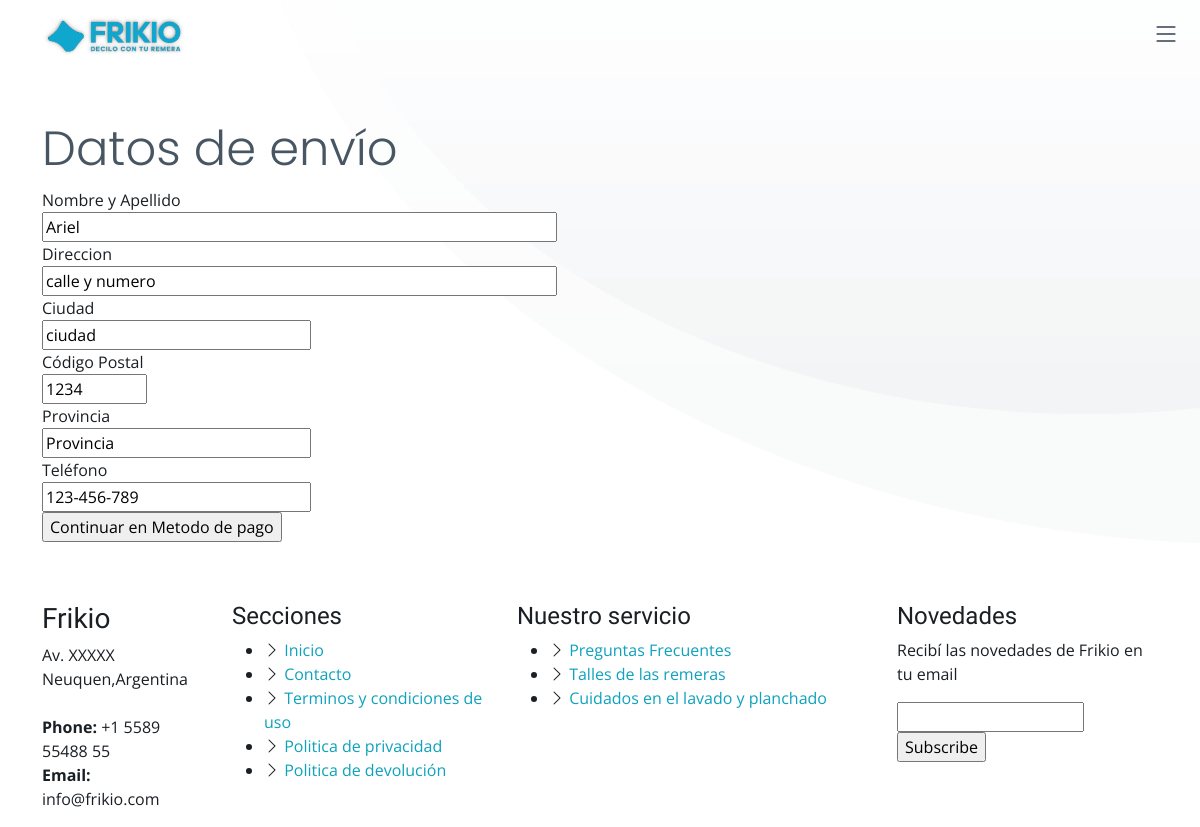
Page /domicilio_envio (signed in) on the committed database.
### app/models.py (models this page shows, shortened)
class Domicilios(db.Model):
    __tablename__ = 'domicilios'
    domicilio_id: Mapped[int] = mapped_column(Integer, primary_key=True, autoincrement=True)
    domicilio_user_id: Mapped[int] = mapped_column(Integer, ForeignKey('users.id'), nullable=False)
    nombre: Mapped[str] = mapped_column(Text, nullable=False)
    direccion: Mapped[str] = mapped_column(Text, nullable=False)
    ciudad: Mapped[str] = mapped_column(Text, nullable=False)
    cp: Mapped[str] = mapped_column(Text, nullable=False)
    provincia: Mapped[str] = mapped_column(Text, nullable=False)
    telefono: Mapped[str] = mapped_column(Text, nullable=False)

### app/routes.py (the view, shortened to what this page needs)
@app.route('/domicilio_envio', methods=['GET', 'POST'])
def domicilio_envio():
    form = DomicilioForm()
    domicilio = Domicilios.query.filter_by(domicilio_user_id=current_user.id).first()  # Busca el domicilio del usuario actual
    if domicilio:
        form.nombre.data = domicilio.nombre
        form.direccion.data = domicilio.direccion
        form.ciudad.data = domicilio.ciudad
        form.cp.data = domicilio.cp
        form.provincia.data = domicilio.provincia
        form.telefono.data = domicilio.telefono
    domicilio = Domicilios.query.filter_by(domicilio_user_id=current_user.id).first()
    return render_template('domicilio_form.html', form=form)

### app/forms.py
class DomicilioForm(FlaskForm):
    nombre = StringField('Nombre y Apellido', validators=[DataRequired(), Length(max=64)])
    direccion = StringField('Direccion', validators=[DataRequired(), Length(max=64)])
    ciudad = StringField('Ciudad', validators=[DataRequired(), Length(max=64)])
    cp = StringField('Código Postal', validators=[DataRequired(), Length(max=32)])
    provincia = StringField('Provincia', validators=[DataRequired(), Length(max=64)])
    telefono = StringField('Teléfono', validators=[DataRequired(), Length(max=32)])
    submit = SubmitField('Continuar en Metodo de pago')

### app/__init__.py (called while the page is built)
@login_manager.user_loader
def load_user(id):
   return Users.query.get(int(id))

### app/templates/domicilio_form.html (shortened to what this page needs)
{% extends 'base.html' %}
{% block content %}
<section class="hero-animated d-flex align-items-center" id="hero-animated">
  <div class="container">
    <div class="row">
      <div class="col-md-12">
        <h2>Datos de envío</h2>
      </div>
    </div>
    <div class="row">
      <form method="POST" action="">
        <div class="col-md-12">{{ form.nombre.label }}</div>
        <div class="col-md-12">{{ form.nombre(size=60) }}</div>
        <div class="col-md-12">{{ form.direccion.label }}</div>
        <div class="col-md-12">{{ form.direccion(size=60) }}</div>
        <div class="col-md-12">{{ form.ciudad.label }}</div>
        <div class="col-md-12">{{ form.ciudad(size=30) }}</div>
        <div class="col-md-12">{{ form.cp.label }}</div>
        <div class="col-md-12">{{ form.cp(size=10) }}</div>
        <div class="col-md-12">{{ form.provincia.label }}</div>
        <div class="col-md-12">{{ form.provincia(size=30) }}</div>
        <div class="col-md-12">{{ form.telefono.label }}</div>
        <div class="col-md-12">{{ form.telefono(size=30) }}</div>
        <div class="col-md-12">{{ form.submit() }}</div>
      </form>
    </div>
  </div>
</section>
{% endblock %}

### app/static/css/variables.css (style rules this page uses)
:root { --font-default: 'Open Sans', system-ui, -apple-system, "Segoe UI", Roboto, "Helvetica Neue", Arial, "Noto Sans", "Liberation Sans", sans-serif, "Apple Color Emoji", "Segoe UI Emoji", "Segoe UI Symbol", "Noto Color Emoji"; --font-primary: 'Source Sans Pro', sans-serif; --font-secondary: 'Poppins', sans-serif; --color-default: #1a1f24; --color-default-rgb: 26, 31, 36; --color-links: #0ea2bd; --color-links-hover: #1ec3e0; --color-primary: #0ea2bd; --color-primary-light: #1ec3e0; --color-primary-dark: #0189a1; --color-primary-rgb: 14, 162, 189; --color-primary-light-rgb: 30, 195, 224; --color-primary-dark-rgb: 1, 137, 161; --color-secondary: #485664; --color-secondary-light: #8f9fae; --color-secondary-dark: #3a4753; --color-secondary-rgb: 72, 86, 100; --color-secondary-light-rgb: 143, 159, 174; --color-secondary-dark-rgb: 58, 71, 83; --color-blue: #0d6efd; --color-blue-rgb: 13, 110, 253; --color-indigo: #6610f2; --color-indigo-rgb: 102, 16, 242; --color-purple: #6f42c1; --color-purple-rgb: 111, 66, 193; --color-pink: #f3268c; --color-pink-rgb: 243, 38, 140; --color-red: #df1529; --color-red-rgb: 223, 21, 4; --color-orange: #fd7e14; --color-orange-rgb: 253, 126, 20; --color-yellow: #ffc107; --color-yellow-rgb: 255, 193, 7; --color-green: #059652; --color-green-rgb: 5, 150, 82; --color-teal: #20c997; --color-teal-rgb: 32, 201, 151; --color-cyan: #0dcaf0; --color-cyan-rgb: 13, 202, 240; --color-white: #ffffff; --color-white-rgb: 255, 255, 255; --color-gray: #6c757d; --color-gray-rgb: 108, 117, 125; --color-black: #000000; --color-black-rgb: 0, 0, 0; }
:root { --bs-blue: var(--color-blue); --bs-indigo: var(--color-indigo); --bs-purple: var(--color-purple); --bs-pink: var(--color-pink); --bs-red: var(--color-red); --bs-orange: var(--color-orange); --bs-yellow: var(--color-yellow); --bs-green: var(--color-green); --bs-teal: var(--color-teal); --bs-cyan: var(--color-cyan); --bs-white: var(--color-white); --bs-gray: var(--color-gray); --bs-gray-dark: #343a40; --bs-gray-100: #f8f9fa; --bs-gray-200: #e9ecef; --bs-gray-300: #dee2e6; --bs-gray-400: #ced4da; --bs-gray-500: #adb5bd; --bs-gray-600: #6c757d; --bs-gray-700: #495057; --bs-gray-800: #343a40; --bs-gray-900: #212529; --bs-primary: var(--color-blue); --bs-secondary: var(--color-blue); --bs-success: #198754; --bs-info: #0dcaf0; --bs-warning: #ffc107; --bs-danger: #dc3545; --bs-light: #f8f9fa; --bs-dark: #212529; --bs-primary-rgb: var(--color-primary-rgb); --bs-secondary-rgb: var(--color-secondary-rgb); --bs-success-rgb: 25, 135, 84; --bs-info-rgb: 13, 202, 240; --bs-warning-rgb: 255, 193, 7; --bs-danger-rgb: 220, 53, 69; --bs-light-rgb: 248, 249, 250; --bs-dark-rgb: 33, 37, 41; --bs-white-rgb: var(--color-white-rgb); --bs-black-rgb: var(--color-black-rgb); --bs-body-color-rgb: var(--color-default-rgb); --bs-body-bg-rgb: 255, 255, 255; --bs-font-sans-serif: var(--font-default); --bs-font-monospace: SFMono-Regular, Menlo, Monaco, Consolas, "Liberation Mono", "Courier New", monospace; --bs-gradient: linear-gradient(180deg, rgba(255, 255, 255, 0.15), rgba(255, 255, 255, 0)); --bs-body-font-family: var(--font-default); --bs-body-font-size: 1rem; --bs-body-font-weight: 400; --bs-body-line-height: 1.5; --bs-body-color: var(--color-default); --bs-body-bg: #fff; }

### app/static/css/main.css (style rules this page uses)
:root { scroll-behavior: smooth; }
h1, h2, h3, h4, h5, h6 { font-family: var(--font-primary); }
section { padding: 60px 0; overflow: hidden; }
.hero-animated { width: 100%; min-height: 50vh; background: url("../img/hero-bg.png") center center; background-size: cover; position: relative; padding: 120px 0 60px; }
.hero-animated h2 { margin: 0 0 10px 0; font-size: 48px; font-weight: 300; color: var(--color-secondary); font-family: var(--font-secondary); }

### rows in the picture
Domicilios: nombre "Ariel", direccion "calle y numero", ciudad.label "Ciudad", ciudad "ciudad", cp "1234", provincia.label "Provincia", provincia "Provincia", telefono "123-456-789"
